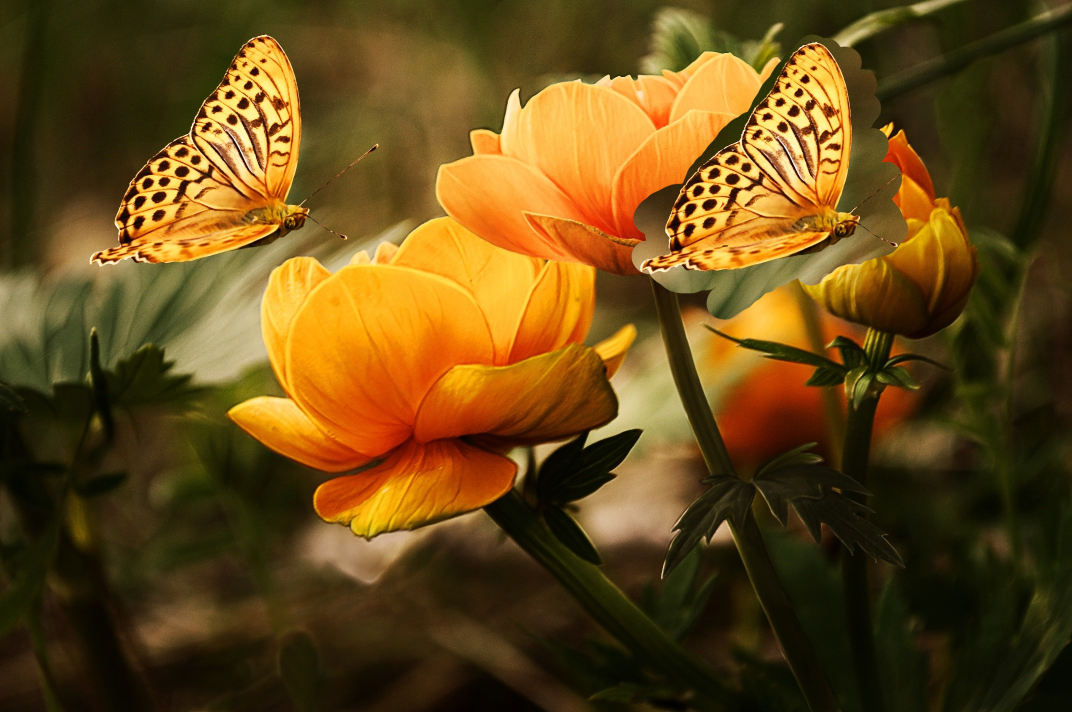
#> input picture image/colorFlower-cloned.jpeg, 2144 x 1424 px, found by its file name (shown at 1/2 size)
$ python sift_keypoints.py
#> lines starting #> are read from the running program, lines starting #| are printed output that depends on the picture; long printed decimals are rounded
import numpy
import cv2
import scipy.spatial.distance
from matplotlib import pyplot as plt


def resizeImage(image: numpy.uint8):
    """this will resize image if dimensions are greter than 512"""
    if image.shape[0] > 512:
        width = int(numpy.around((image.shape[1]) / 2))
#> width = 1072
        height = int(numpy.around(image.shape[0] / 3))
#> height = 475
        resizedImage = cv2.resize(src=image, dsize=(width, height))
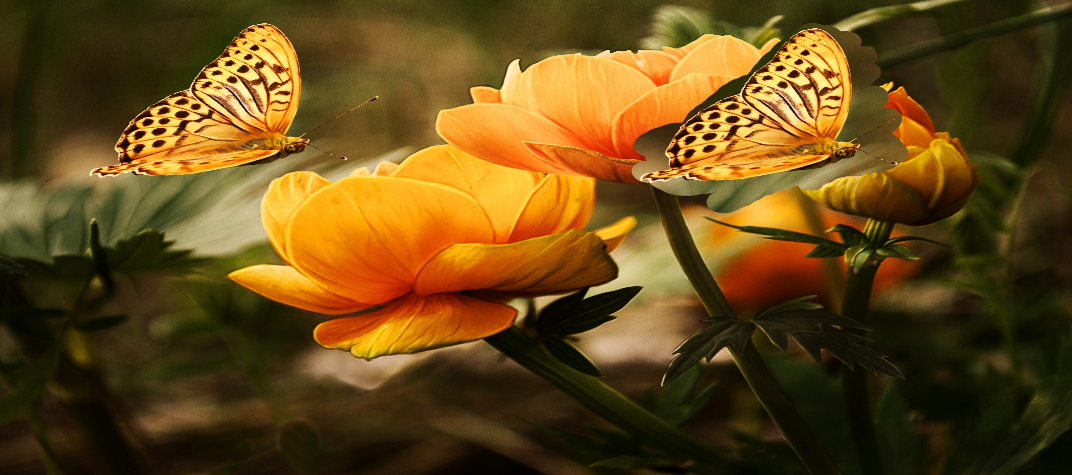
#> resizedImage: shape (475, 1072, 3); mean B, G, R 23.4, 72.8, 101.2
        return resizedImage
    return image


# [10 lines left out: function getSIFTKeyDes, not called in this run]


def getSIFTKeysOnly(image: numpy.uint8) -> None:
    """this will calculate only the SIFT keypoints only"""
    gray = cv2.cvtColor(image, cv2.COLOR_BGR2GRAY)
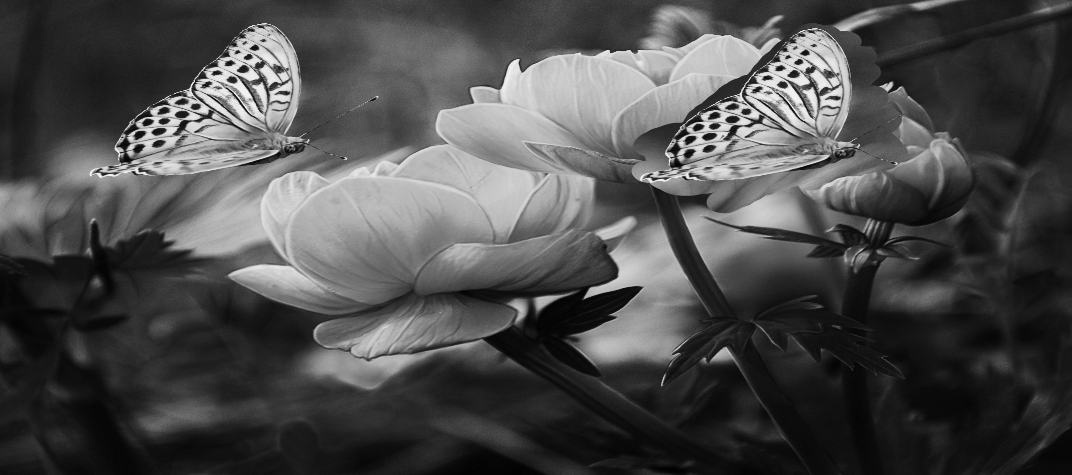
#> gray: shape (475, 1072); min 0, max 246, mean 75.7
    sift = cv2.xfeatures2d.SIFT_create()
    kp = sift.detect(gray, None)
#> kp = 1278 keypoints; strongest (x, y, size): (229, 63, 4.2), (780, 68, 4.2), (255, 48, 4.2), (805, 53, 4.2)
    print('cordinates-',kp[0].pt)
#| cordinates- (18.344, 250.135)
    print('type',type(kp))
#| type <class 'tuple'>
    print('type', type(kp[0]))
#| type <class 'cv2.KeyPoint'>
    drawingKP = [kp[0]]
#> drawingKP = 1 keypoints; (x, y, size): (18, 250, 11)
    print('check type',type(drawingKP))
#| check type <class 'list'>
    img = cv2.drawKeypoints(gray, drawingKP, image)
    cv2.imshow('sift_keypoints.jpg', img)
    return None


# [37 lines left out: functions matchedKeypoints, testSIFT, not called in this run]


# testSIFT()
getSIFTKeysOnly(resizeImage(cv2.imread('/home/waasala/workspace/gimp/colorFlower-cloned.jpeg')))
'''img2 = resizeImage(cv2.imread('/home/waasala/workspace/gimp/colorFlower_rotated.jpeg', 0))
# img2 = resizeImage(cv2.imread('/home/waasala/workspace/gimp/colorFlower_rotated.jpeg', 0))[10:200,70:200]
img2[160:180, 150:170] = 0
# img2[0:290, 0:300, 1] = 0
# img2[0:290, 0:300, 2] = 0
print(img2.shape)
cv2.imshow('check this out', img2)

cv2.waitKey(0)
cv2.destroyAllWindows()
# img = cv2.imread('/home/waasala/workspace/PycharmProjects/OpenCVBasic/cloningDetection/image.png')
#
# keys, des = getSIFTKeyDes(image=img)
# matchedKeypoints(keys, des)
# getSIFTKeysOnly(img)'''


cv2.waitKey(0)
cv2.destroyAllWindows()

$ run again, with image/colorEagle.jpeg copied over image/colorFlower-cloned.jpeg
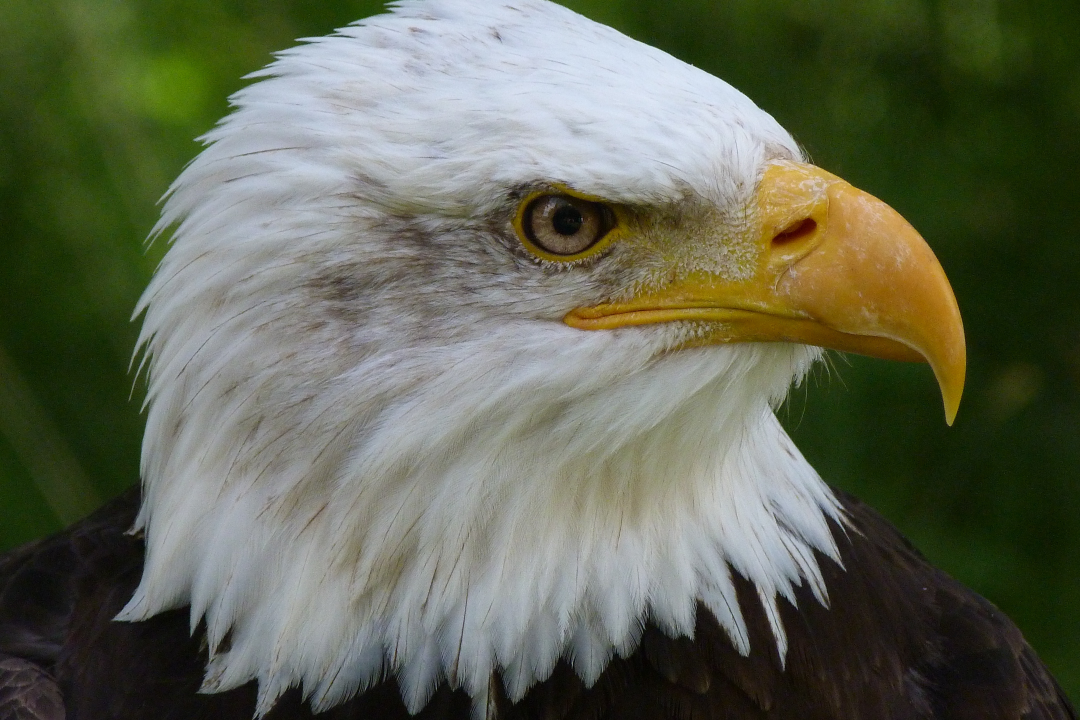
#> input picture image/colorEagle.jpeg, 4320 x 2880 px, found by its file name (shown at 1/4 size)
#> width = 2160
#> in resizeImage, `resizedImage = cv2.resize(src=image, dsize=(width, height))`:
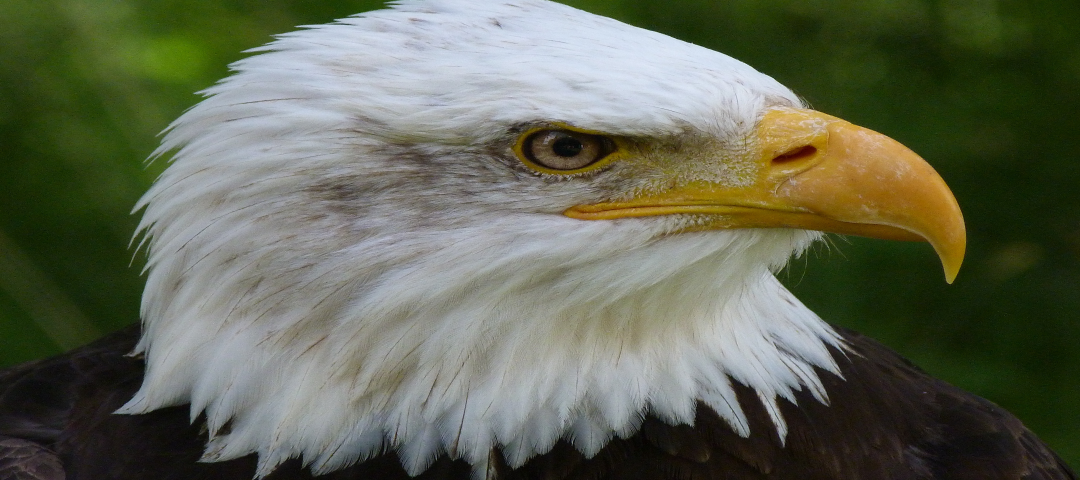
#> resizedImage: shape (960, 2160, 3) (shown at 1/2 size); mean B, G, R 84, 102.2, 97.4
#> in getSIFTKeysOnly, `gray = cv2.cvtColor(image, cv2.COLOR_BGR2GRAY)`:
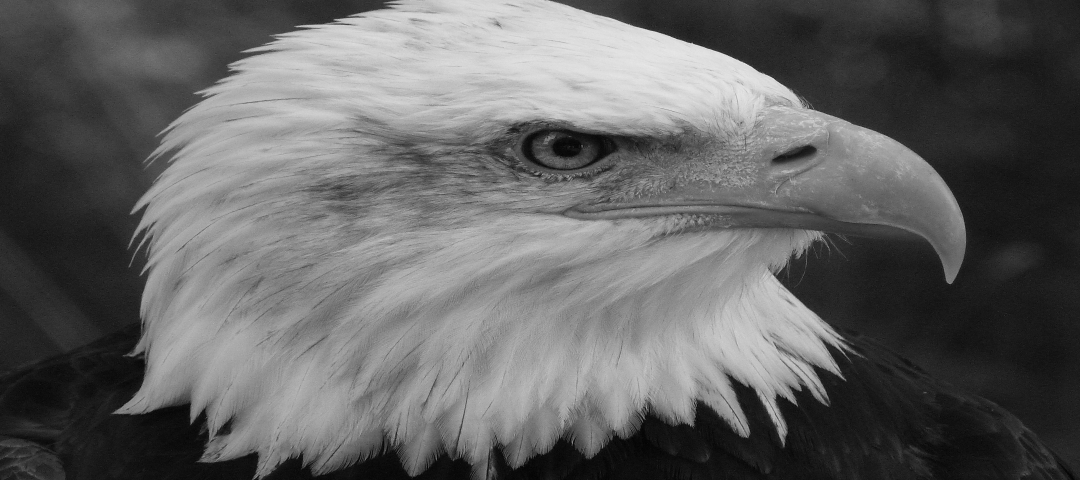
#> gray: shape (960, 2160) (shown at 1/2 size); min 0, max 248, mean 98.7
#> kp = 1936 keypoints; strongest (x, y, size): (692, 49, 1.9), (1492, 789, 32.6), (1522, 678, 169.6), (671, 39, 2.2)
#| cordinates- (29.916, 928.694)
#| type <class 'tuple'>
#| type <class 'cv2.KeyPoint'>
#> drawingKP = 1 keypoints; (x, y, size): (30, 929, 5.7)
#| check type <class 'list'>

$ run again, with image/colorLandScape.jpg copied over image/colorFlower-cloned.jpeg
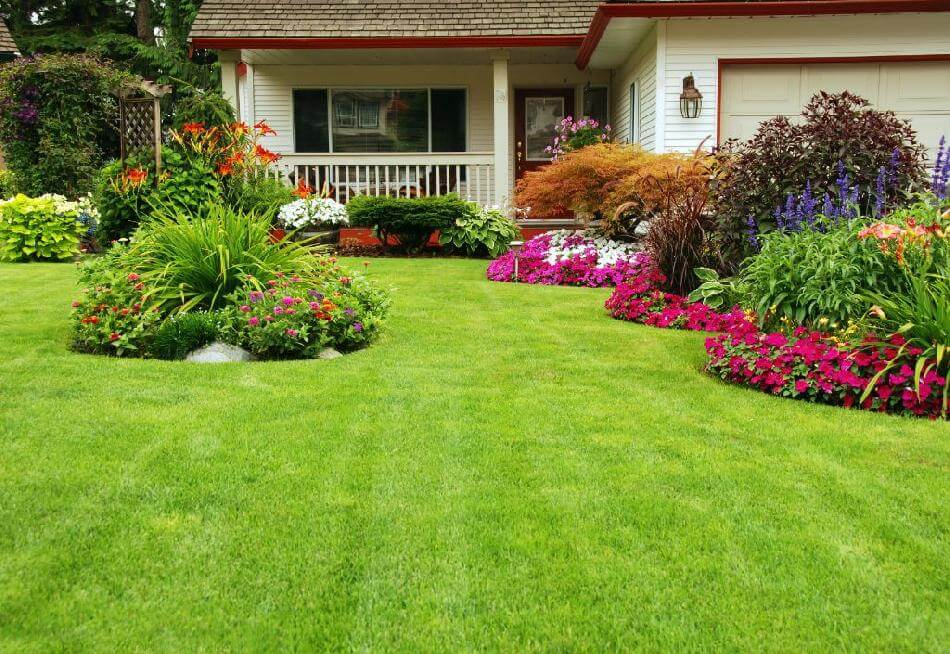
#> input picture image/colorLandScape.jpg, 950 x 654 px, found by its file name
#> width = 475
#> in resizeImage, `resizedImage = cv2.resize(src=image, dsize=(width, height))`:
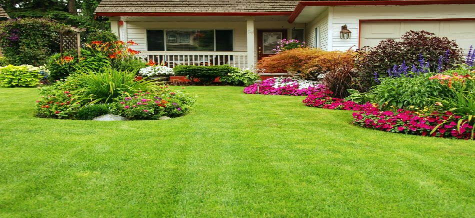
#> resizedImage: shape (218, 475, 3); mean B, G, R 56, 139, 122.5
#> in getSIFTKeysOnly, `gray = cv2.cvtColor(image, cv2.COLOR_BGR2GRAY)`:
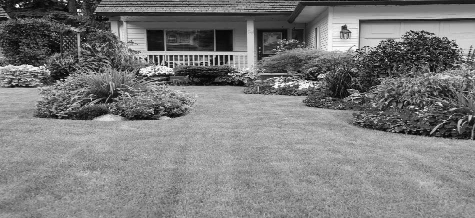
#> gray: shape (218, 475); min 2, max 255, mean 124.6
#> kp = 768 keypoints; strongest (x, y, size): (17, 6, 2.4), (231, 56, 2.2), (171, 66, 2.1), (146, 59, 1.8)
#| cordinates- (3.469, 86.532)
#| type <class 'tuple'>
#| type <class 'cv2.KeyPoint'>
#> drawingKP = 1 keypoints; (x, y, size): (3, 87, 1.9)
#| check type <class 'list'>
